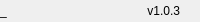
              <widget class="QFrame" name="bottomBar">
               <property name="minimumSize">
                <size>
                 <width>0</width>
                 <height>22</height>
                </size>
               </property>
               <property name="maximumSize">
                <size>
                 <width>16777215</width>
                 <height>22</height>
                </size>
               </property>
               <property name="frameShape">
                <enum>QFrame::NoFrame</enum>
               </property>
               <property name="frameShadow">
                <enum>QFrame::Raised</enum>
               </property>
               <layout class="QHBoxLayout" name="horizontalLayout_5">
                <property name="spacing">
                 <number>0</number>
                </property>
                <property name="leftMargin">
                 <number>0</number>
                </property>
                <property name="topMargin">
                 <number>0</number>
                </property>
                <property name="rightMargin">
                 <number>0</number>
                </property>
                <property name="bottomMargin">
                 <number>0</number>
                </property>
                <item>
                 <widget class="QLabel" name="creditsLabel">
                  <property name="maximumSize">
                   <size>
                    <width>16777215</width>
                    <height>16</height>
                   </size>
                  </property>
                  <property name="font">
                   <font>
                    <family>Segoe UI</family>
                    <weight>50</weight>
                    <italic>false</italic>
                    <bold>false</bold>
                   </font>
                  </property>
                  <property name="text">
                   <string>_</string>
                  </property>
                  <property name="alignment">
                   <set>Qt::AlignLeading|Qt::AlignLeft|Qt::AlignVCenter</set>
                  </property>
                 </widget>
                </item>
                <item>
                 <widget class="QLabel" name="version">
                  <property name="text">
                   <string>v1.0.3</string>
                  </property>
                  <property name="alignment">
                   <set>Qt::AlignRight|Qt::AlignTrailing|Qt::AlignVCenter</set>
                  </property>
                 </widget>
                </item>
                <item>
                 <widget class="QFrame" name="frame_size_grip">
                  <property name="minimumSize">
                   <size>
                    <width>20</width>
                    <height>0</height>
                   </size>
                  </property>
                  <property name="maximumSize">
                   <size>
                    <width>20</width>
                    <height>16777215</height>
                   </size>
                  </property>
                  <property name="frameShape">
                   <enum>QFrame::NoFrame</enum>
                  </property>
                  <property name="frameShadow">
                   <enum>QFrame::Raised</enum>
                  </property>
                 </widget>
                </item>
               </layout>
              </widget>
